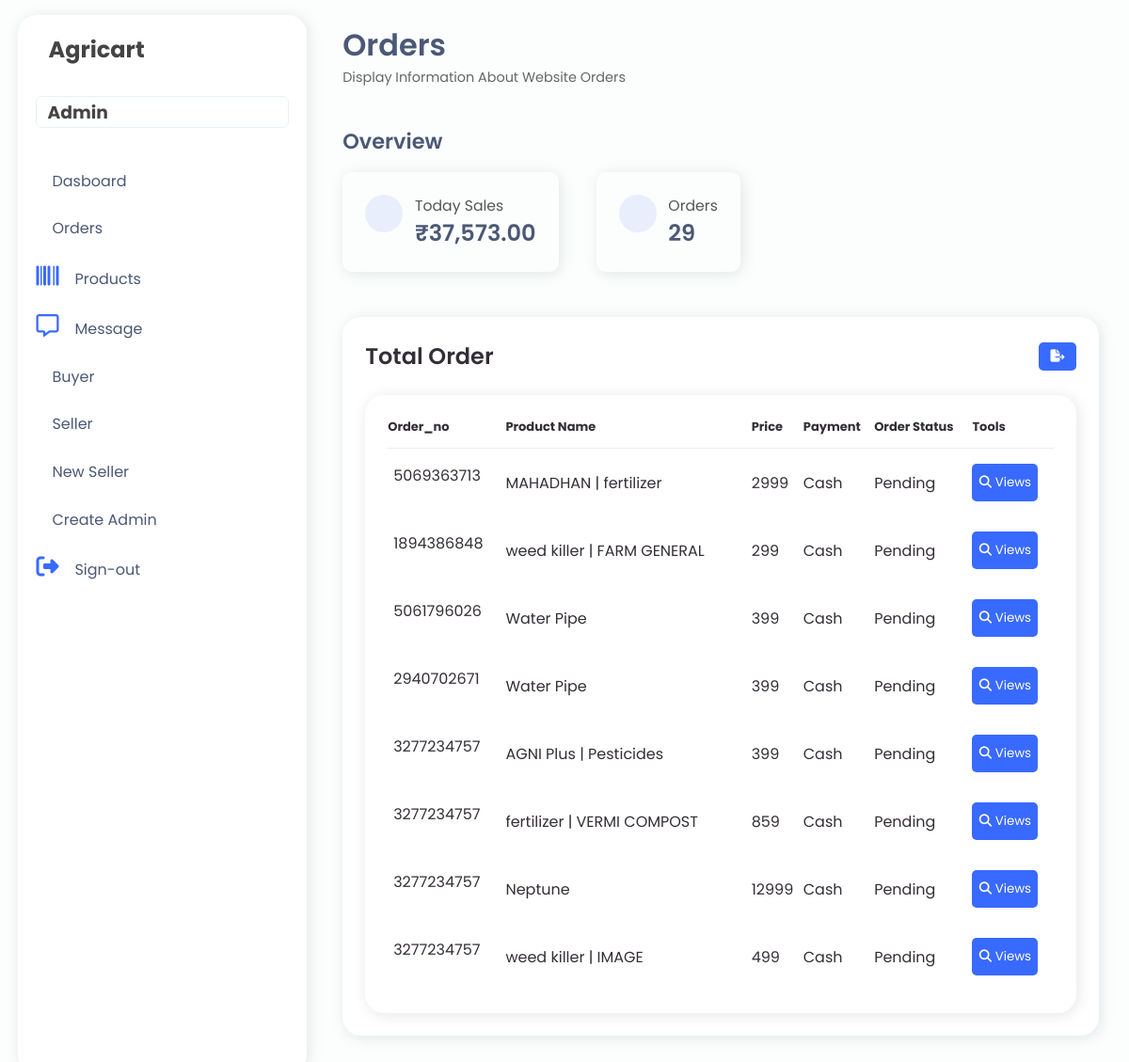
Page /admin/order.php (signed in) on the committed database.
### tables this page shows
CREATE TABLE `order_details` (
  `order_id` int(255) NOT NULL,
  `tracking_no` varchar(255) NOT NULL,
  `order_no` varchar(50) NOT NULL,
  `product_id` varchar(50) NOT NULL,
  `buyer_id` int(50) NOT NULL,
  `seller_id` int(255) NOT NULL,
  `payment` int(50) NOT NULL,
  `price` int(255) NOT NULL,
  `quantity` int(255) NOT NULL,
  `status` int(10) NOT NULL,
  `order_date` datetime NOT NULL DEFAULT current_timestamp()
);

CREATE TABLE `product_details` (
  `product_id` int(10) NOT NULL,
  `seller_id` int(255) NOT NULL,
  `name` varchar(50) NOT NULL,
  `description` varchar(255) NOT NULL,
  `mrp` int(255) NOT NULL,
  `price` int(50) NOT NULL,
  `quantity` int(255) NOT NULL,
  `photo` varchar(50) NOT NULL,
  `photo2` varchar(255) NOT NULL,
  `photo3` varchar(255) NOT NULL
);

### admin/order.php (the view, shortened to what this page needs)
<?php
include ("../database/connection.php");
$query = "SELECT o.order_id, o.order_no, p.name AS product_name, bd.full_name AS buyer_name,
          sd.first_name AS seller_name, o.payment, o.price, o.quantity, o.status, o.order_date, o.tracking_no
          FROM order_details o
          JOIN product_details p ON o.product_id = p.product_id
          JOIN buyer_details bd ON o.buyer_id = bd.buyer_id
          JOIN seller_details sd ON o.seller_id = sd.seller_id";
$result = mysqli_query($conn, $query);
$orderQuery = "SELECT COUNT(*) AS totalOrders FROM order_details";
$orderResult = mysqli_query($conn, $orderQuery);
$orderData = mysqli_fetch_assoc($orderResult);
$totalOrders = $orderData['totalOrders'];
$incomeQuery = "SELECT SUM(price) AS totalIncome FROM order_details";
$incomeResult = mysqli_query($conn, $incomeQuery);
$incomeData = mysqli_fetch_assoc($incomeResult);
$totalIncome = $incomeData['totalIncome'];
?>
<!DOCTYPE html>
<html lang="en">
<head>
    <link rel="stylesheet" href="https://maxst.icons8.com/vue-static/landings/line-awesome/line-awesome/1.3.0/css/line-awesome.min.css">
    <link rel="stylesheet" href="admin.css">
</head>
<body>
    <?php include ("navbar.php"); ?>
    <div class="main-content">
        <header>
            <div class="header-title-wrapper">
                <div class="header-title">
                    <h1>Orders</h1>
                    <p>Display Information About Website Orders<span class="las la-chart-lin"></span></p>
                </div>
            </div>
        </header>
        <main>
            <section>
                <h3 class="section-head">Overview</h3>
                <div class="analytics">
                    <div class="analytic">
                        <div class="analytic-icon">
                        </div>
                        <div class="analytic-info">
                            <h4>Today Sales</h4>
                            <h1>₹<?php echo number_format($totalIncome, 2); ?></h1>
                        </div>
                    </div>
                    <div class="analytic">
                        <div class="analytic-icon">
                        </div>
                        <div class="analytic-info">
                            <h4>Orders</h4>
                            <h1><?php echo $totalOrders; ?></h1>
                        </div>
                    </div>
                </div>
            </section>
            <div class="table-data">
                <div class="order">
                <div class="head">
                <h3>Total Order</h3>
                <form id="download">
                    <button class="d" onclick="downloadCSV()"><i class="fa-solid fa-file-export"></i></button>
                 </form>
            </div>
                    <div class="table-data">
                        <div class="order">
                            <table id="table">
                                <thead>
                                    <tr>
                                        <th>Order_no</th>
                                        <th>Product Name</th>
                                        <th>Price</th>
                                        <th>Payment</th>
                                        <th>Order Status</th>
                                        <th>Tools</th>
                                    </tr>
                                </thead>
                                <tbody>
                                    <?php
                                    if (mysqli_num_rows($result) > 0) {
                                        while($row = mysqli_fetch_assoc($result)){
                                    ?>
                                            <tr>
                                                <td><?php echo $row['order_no'];?></td>
                                                <td><?php echo $row['product_name'];?></td>
                                                <td><?php echo $row['price'];?></td>
                                                <?php if($row['payment'] == 0){?>
                                                    <td>Cash</td><?php
                                                }else{
                                                    ?><td>Online</td><?php
                                                }?>
                                                <?php if($row['status'] == 0){?>
                                                    <td>Pending</td><?php
                                                }else{
                                                    ?><td>shipped</td><?php
                                                }?>
                                                <td>
                                                    <button class="a" onclick="openPopup(<?php echo $row['order_id']; ?>)"><i class="fa-solid fa-magnifying-glass"></i> Views</button>
                                                </td>
                                            </tr>
                                            <?php
                                            }
                                        }
                                       ?>
                                </tbody>
                            </table>
                        </div>
                    </div>
                </div>
            </div>
        </main>
    </div>
</body>
</html>

### admin/admin.css (style rules this page uses)
:root { --color-main: #396aff; --bg2: #dce5ff; --bg: #fbfefd; --main-accent: #e9eefd; --main-text: #4b5876; --shadow: rgba(17, 17, 26, 0.1) 2px 2px 16px; --light: #F9F9F9; --blue: #3C91E6; --light-blue: #CFE8FF; --grey: #eee; --dark-grey: #AAAAAA; --dark: #342E37; --red: #DB504A; --yellow: #FFCE26; --light-yellow: #FFF2C6; --orange: #FD7238; --light-orange: #FFE0D3; }
* { padding: 0; margin: 0; text-decoration: none; font-family: 'Poppins', sans-serif; list-style-type: none; box-sizing: border-box; }
body { background: var(--bg); overflow-x: hidden; }
.main-content { margin-left: 345px; width: calc(100vw - 345px); padding: 1rem 1.2rem; padding-right: 2rem; transition: margin-left 300ms; }
header { display: flex; justify-content: space-between; padding-top: .5rem; }
.header-title-wrapper { display: flex; }
.header-title h1 { color: var(--main-text); font-weight: 600; }
.header-title p { color: #666; font-size: .9rem; }
main { padding-top: 2.5rem; padding-bottom: 2.5rem; }
.analytics { display: flex; grid-template-columns: repeat(4, 1fr); grid-gap: 2.5rem; margin-bottom: 3rem; }
.analytic { box-shadow: var(--shadow); padding: 1.5rem; border-radius: 10px; display: flex; }
.analytic-info h4 { font-weight: 400; color: #555; font-size: .98rem; }
.analytic-info h1 { color: var(--main-text); font-weight: 600; }
.analytic:first-child .analytic-icon { background: var(--main-accent); color: var(--color-main); }
.analytic:nth-child(2) .analytic-icon { background: var(--main-accent); color: var(--color-main); }
.analytic-icon { width: 40px; height: 40px; border-radius: 50%; display: grid; place-items: center; margin-right: .8rem; }
.section-head { font-size: 1.4rem; color: var(--main-text); font-weight: 600; margin-bottom: 1rem; }
.table-data { display: flex; flex-wrap: wrap; grid-gap: 24px; margin-top: 24px; width: 100%; color: var(--dark); }
.table-data > div { border-radius: 20px; background: #fff; padding: 24px; overflow-x: auto; box-shadow: var(--shadow); }
.table-data .head { display: flex; align-items: center; grid-gap: 16px; margin-bottom: 24px; }
.table-data .head h3 { margin-right: auto; font-size: 24px; font-weight: 600; }
.table-data .order { flex-grow: 1; flex-basis: 500px; }
.table-data .order table { width: 100%; border-collapse: collapse; }
.table-data .order table th { padding-bottom: 12px; font-size: 13px; text-align: left; border-bottom: 1px solid var(--grey); }
.table-data .order table td { padding: 16px 0; }
.table-data .order table tr td:first-child { display: flex; align-items: center; grid-gap: 12px; padding-left: 6px; }
#download button { background-color: #396aff; color: #fff; border: none; border-radius: 5px; cursor: pointer; height: 30px; width: 40px; }
button { background-color: #396aff; color: #fff; border: none; border-radius: 5px; cursor: pointer; height: 30px; width: 40px; }
#table button { background-color: #396aff; color: #fff; padding: 10px 6px; border: none; border-radius: 5px; cursor: pointer; height: 40px; width: 70px; }

### rows in the picture
order_details: order_no "5069363713", product.name "MAHADHAN | fertilizer", price "2999", payment "Cash", status "Pending"
order_details: order_no "1894386848", product.name "weed killer | FARM GENERAL", price "299", payment "Cash", status "Pending"
order_details: order_no "5061796026", product.name "Water Pipe", price "399", payment "Cash", status "Pending"
order_details: order_no "2940702671", product.name "Water Pipe", price "399", payment "Cash", status "Pending"
order_details: order_no "3277234757", product.name "AGNI Plus | Pesticides", price "399", payment "Cash", status "Pending"
order_details: order_no "3277234757", product.name "fertilizer | VERMI COMPOST", price "859", payment "Cash", status "Pending"
order_details: order_no "3277234757", product.name "Neptune", price "12999", payment "Cash", status "Pending"
order_details: order_no "3277234757", product.name "weed killer | IMAGE", price "499", payment "Cash", status "Pending"

### other values in the picture
$totalIncome "37,573.00"
$totalOrders "29"
